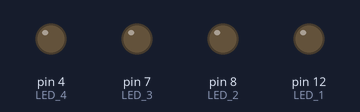
Recording of a sketch running on a simulated Arduino Uno, built with avr-gcc and run on an emulated ATmega328P. Shown: output pins drawn as LEDs (lit = HIGH).

Above: at 0.5 s.
At 2.5 s:
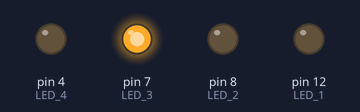
At 4.5 s:
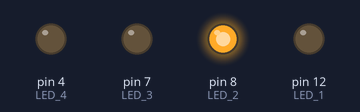
At 9.5 s:
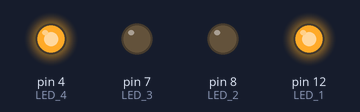
At 14.5 s:
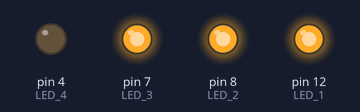
At 19.5 s:
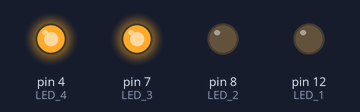
Timing chart, 0 to 20.8 s (numbered marks = the images above):
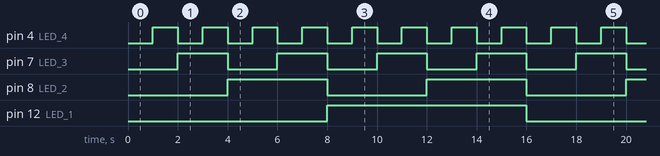

Measured:
- by itself, pin 4 (LED_4): alternates HIGH for 1.0 s and LOW for 1.0 s
- by itself, pin 7 (LED_3): alternates HIGH for 2.0 s and LOW for 2.0 s
- by itself, pin 8 (LED_2): alternates HIGH for 4.0 s and LOW for 4.0 s
- by itself, pin 12 (LED_1): alternates HIGH for 8.0 s and LOW for 8.0 s

The sketch:

6_LED_Binary_Counter.ino
```cpp
int LED_1 = 12;
int LED_2 = 8;
int LED_3 = 7;
int LED_4 = 4;
int wait_time = 1000;

void setup() {
  // put your setup code here, to run once:
  pinMode(LED_1, OUTPUT);
  pinMode(LED_2, OUTPUT);
  pinMode(LED_3, OUTPUT);
  pinMode(LED_4, OUTPUT);
}

void loop() {
  // put your main code here, to run repeatedly:

  // 0
  digitalWrite(LED_1, LOW);
  digitalWrite(LED_2, LOW);
  digitalWrite(LED_3, LOW);
  digitalWrite(LED_4, LOW);
  delay(wait_time);

  // 1
  digitalWrite(LED_1, LOW);
  digitalWrite(LED_2, LOW);
  digitalWrite(LED_3, LOW);
  digitalWrite(LED_4, HIGH);
  delay(wait_time);

  // 2
  digitalWrite(LED_1, LOW);
  digitalWrite(LED_2, LOW);
  digitalWrite(LED_3, HIGH);
  digitalWrite(LED_4, LOW);
  delay(wait_time);

  // 3
  digitalWrite(LED_1, LOW);
  digitalWrite(LED_2, LOW);
  digitalWrite(LED_3, HIGH);
  digitalWrite(LED_4, HIGH);
  delay(wait_time);

  // 4
  digitalWrite(LED_1, LOW);
  digitalWrite(LED_2, HIGH);
  digitalWrite(LED_3, LOW);
  digitalWrite(LED_4, LOW);
  delay(wait_time);

  // 5
  digitalWrite(LED_1, LOW);
  digitalWrite(LED_2, HIGH);
  digitalWrite(LED_3, LOW);
  digitalWrite(LED_4, HIGH);
  delay(wait_time);

  // 6
  digitalWrite(LED_1, LOW);
  digitalWrite(LED_2, HIGH);
  digitalWrite(LED_3, HIGH);
  digitalWrite(LED_4, LOW);
  delay(wait_time);

  // 7
  digitalWrite(LED_1, LOW);
  digitalWrite(LED_2, HIGH);
  digitalWrite(LED_3, HIGH);
  digitalWrite(LED_4, HIGH);
  delay(wait_time);

  // 8
  digitalWrite(LED_1, HIGH);
  digitalWrite(LED_2, LOW);
  digitalWrite(LED_3, LOW);
  digitalWrite(LED_4, LOW);
  delay(wait_time);

  // 9
  digitalWrite(LED_1, HIGH);
  digitalWrite(LED_2, LOW);
  digitalWrite(LED_3, LOW);
  digitalWrite(LED_4, HIGH);
  delay(wait_time);

  // 10
  digitalWrite(LED_1, HIGH);
  digitalWrite(LED_2, LOW);
  digitalWrite(LED_3, HIGH);
  digitalWrite(LED_4, LOW);
  delay(wait_time);

  // 11
  digitalWrite(LED_1, HIGH);
  digitalWrite(LED_2, LOW);
  digitalWrite(LED_3, HIGH);
  digitalWrite(LED_4, HIGH);
  delay(wait_time);

  // 12
  digitalWrite(LED_1, HIGH);
  digitalWrite(LED_2, HIGH);
  digitalWrite(LED_3, LOW);
  digitalWrite(LED_4, LOW);
  delay(wait_time);

  // 13
  digitalWrite(LED_1, HIGH);
  digitalWrite(LED_2, HIGH);
  digitalWrite(LED_3, LOW);
  digitalWrite(LED_4, HIGH);
  delay(wait_time);

  // 14
  digitalWrite(LED_1, HIGH);
  digitalWrite(LED_2, HIGH);
  digitalWrite(LED_3, HIGH);
  digitalWrite(LED_4, LOW);
  delay(wait_time);

  // 15
  digitalWrite(LED_1, HIGH);
  digitalWrite(LED_2, HIGH);
  digitalWrite(LED_3, HIGH);
  digitalWrite(LED_4, HIGH);
  delay(wait_time);
}
```
